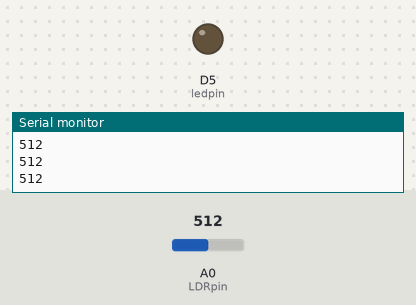
A sketch run on a simulated ESP8266 (NodeMCU). On the bench: output pins drawn as LEDs (lit = HIGH), the last lines printed to the serial monitor. The inputs (shaded band) are chosen by the test bench; at power-on: A0 (LDRpin) = 512.

Above: at 1.3 s.
1.4 s: A0 (LDRpin) set to 105
2.9 s: A0 (LDRpin) set to 89
At 3.3 s:
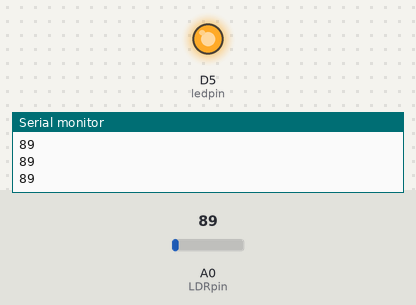
4.4 s: A0 (LDRpin) set to 110
At 5.6 s:
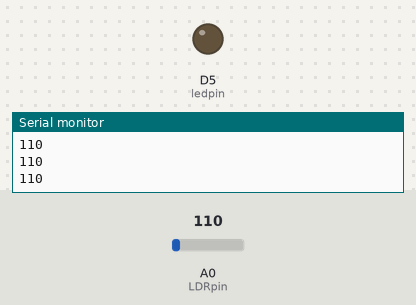
5.9 s: A0 (LDRpin) set to 90
At 7.0 s:
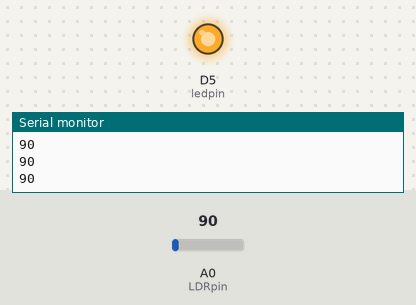
Timing chart, 0 to 8.4 s (numbered marks = the images above; inputs shaded):
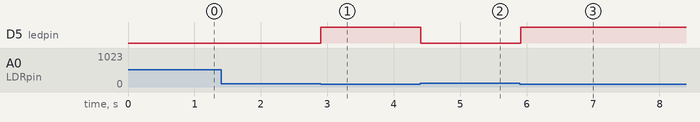

Measured:
- the behaviour switches between 100 and 99 on A0 (LDRpin) (found by bisection; images 0 and 1)
- after the input at 2.9 s, D5 (ledpin): LOW → HIGH at once
- after the input at 4.4 s, D5 (ledpin): HIGH → LOW at once
- after the input at 5.9 s, D5 (ledpin): LOW → HIGH at once

The sketch:

Street_Light_Controller_using_LDR.ino
```cpp
#define LDRpin A0   //declare A0 as LDRpin
#define ledpin D5   //declare D5 as ledpin
//int count = 0;

void setup() {
  Serial.begin(9600);
  pinMode(ledpin, OUTPUT);  //set ledpin as output pin
  pinMode(LDRpin, INPUT);   //set LDRpin as input pin
  delay(100);

}

void loop() {
  int light = analogRead(LDRpin); //reads analog values from LDRpin
  Serial.println(light);
/*................................. First check and observe analog values in light and dark ........................................
.................................  then keep the threshold value according to your lightings ....................................... */

  if(light <100)  //Adjust according to your lightings
  {
    digitalWrite(ledpin, HIGH);
  }
  else
  {
    digitalWrite(ledpin, LOW);
  }
  delay(100);
}
```
